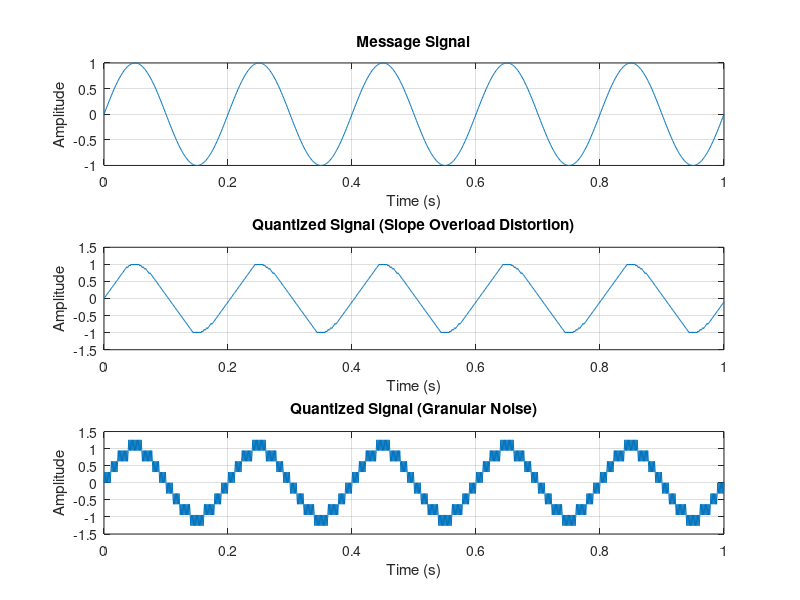

Source code (MATLAB):
fs = 1000;
t = 0:1/fs:1;
f = 5;
message_signal = sin(2*pi*f*t);
max_slope = 2*pi*f;
delta = (max_slope/fs);

delta_slope_overload = delta*0.8;
delta_granular = delta*10;

y_slope = zeros(1, length(message_signal));
y_granular = zeros(1, length(message_signal));
encoded_slope = zeros(length(message_signal));
encoded_granular = zeros(length(message_signal));

for i = 2:length(message_signal)

    if message_signal(i) >= y_slope(i-1)
        y_slope(i) = y_slope(i-1) + delta_slope_overload;
        encoded_slope(i) = 1;
    else
        y_slope(i) = y_slope(i-1) - delta_slope_overload;
        encoded_slope(i) = 0;
    end

    if message_signal(i) >= y_granular(i-1)
        y_granular(i) = y_granular(i-1) + delta_granular;
        encoded_granular(i) = 1;
    else
        y_granular(i) = y_granular(i-1) - delta_granular;
        encoded_granular(i) = 0;
    end
end


figure;
subplot(3,1,1);
plot(t, message_signal);
title('Message Signal');
xlabel('Time (s)');
ylabel('Amplitude');
grid on;

subplot(3,1,2);
plot(t, y_slope);
title('Quantized Signal (Slope Overload Distortion)');
xlabel('Time (s)');
ylabel('Amplitude');
grid on;

subplot(3,1,3);
plot(t, y_granular);
title('Quantized Signal (Granular Noise)');
xlabel('Time (s)');
ylabel('Amplitude');
grid on;

